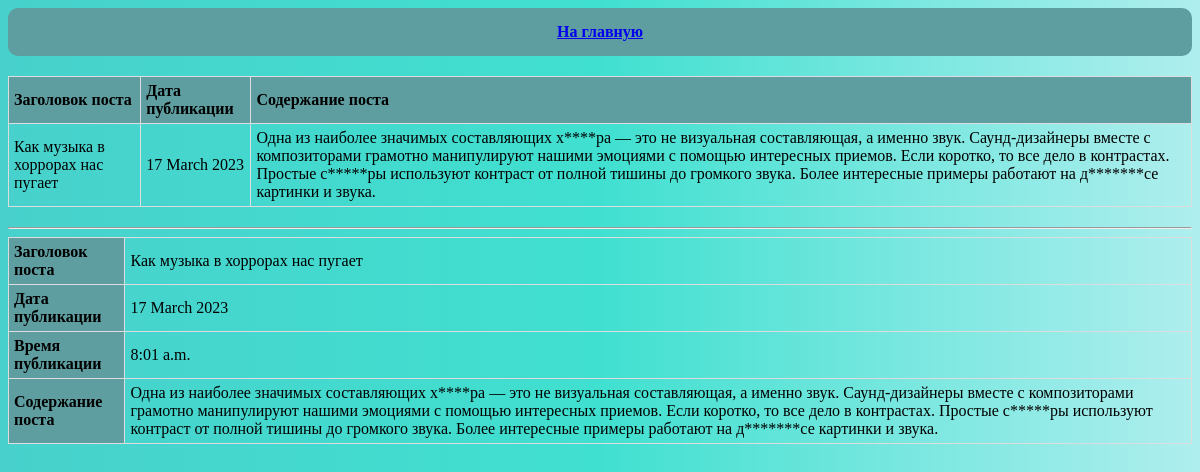
The page /news/2 on the database its author committed.
### news_portal/models.py (models this page shows, shortened)
class Post(models.Model):
    article = 'ar'
    news = 'nw'
    SELECT = [
        (article, 'статья'),
        (news, 'новость')
    ]
    type_post = models.CharField(max_length=2, choices=SELECT)
    time_post = models.DateTimeField(auto_now_add=True)
    title = models.CharField(max_length=255, default='Заголовок')
    text_post = models.TextField(default='текст статьи, новости')
    rating_post = models.IntegerField(default=0)
    author = models.ForeignKey(Author, on_delete=models.CASCADE)
    category = models.ManyToManyField('Category', through='PostCategory')

### news_portal/views.py (the view)
# urls.py: path('<int:pk>', PostDetail.as_view())
class PostDetail(DetailView):
    model = Post
    template_name = 'post.html'
    context_object_name = 'post'

### news_portal/templatetags/custom_filters.py (called while the page is built)
@register.filter()
def filter_words(value):
    for i in range(len(bad_words)):
        if bad_words[i] in value:
            lo = bad_words[i].replace(bad_words[i][1:-1], '*' * len(bad_words[i][1:-1]))
            text = value.replace(bad_words[i], lo)
            ti = bad_words[i].title().replace(bad_words[i].title()[1:-1], '*' * len(bad_words[i].title()[1:-1]))
            text = text.replace(bad_words[i].title(), ti)
            up = bad_words[i].upper().replace(bad_words[i].upper()[1:-1], '*' * len(bad_words[i].upper()[1:-1]))
            text = text.replace(bad_words[i].upper(), up)
            value = text
    return value

### templates/post.html (shortened to what this page needs)
{% extends 'flatpages/default.html' %}
{% load custom_filters %}
{% block content %}
    <div class="content header">
        <a href="/news"><b>На главную</b></a>
    </div>
    <div class="padd">
        <table class="table list">
            <tr>
                <th>Заголовок поста</th>
                <th>Дата публикации</th>
                <th>Содержание поста</th>
            </tr>
            <tr>
                <td>{{ post.title }}</td>
                <td>{{ post.time_post|date:'d F Y' }}</td>
                <td>{{ post.text_post|filter_words }}</td>
            </tr>
        </table>
        <hr>
        <table class="table list">
            <tr>
                <th>Заголовок поста</th>
                <td>{{ post.title }}</td>
            </tr>
            <tr>
                <th>Дата публикации</th>
                <td>{{ post.time_post|date:'d F Y' }}</td>
            </tr>
            <tr>
                <th>Время публикации</th>
                <td>{{ post.time_post|time }}</td>
            </tr>
            <tr>
                <th>Содержание поста</th>
                <td>{{ post.text_post|filter_words }}</td>
            </tr>
        </table>
    </div>
{% endblock content %}

### web_style/static/css/style.css (style rules this page uses)
body { background: linear-gradient( to right, #48D1CC, #40E0D0, #AFEEEE ) }
.content { text-align: center; }
.header { background-color: #5F9EA0; padding: 15px; border-radius: 10px; }
.list { text-align: left; }
.padd { padding-top: 20px; }
.table { width: 100%; margin-bottom: 20px; border: 1px solid #dddddd; border-collapse: collapse; }
.table th { font-weight: bold; padding: 5px; background: #5F9EA0; border: 1px solid #dddddd; }
.table td { border: 1px solid #dddddd; padding: 5px; }

### rows shown on the page
Post: title "Как музыка в хоррорах нас пугает", time_post "17 March 2023", text_post|filter_words "Одна из наиболее значимых составляющих х****ра — это не визуальная составляющая, а именно звук. Саунд-дизайнеры вместе с композиторами грамотно манипулируют нашими эмоциями с помощью интересных приемов. Если коротко, то все дело в контрастах. Простые с*****ры используют контраст от полной тишины до громкого звука. Более интересные примеры работают на д*******се картинки и звука.", time_post "8:01 a.m."
